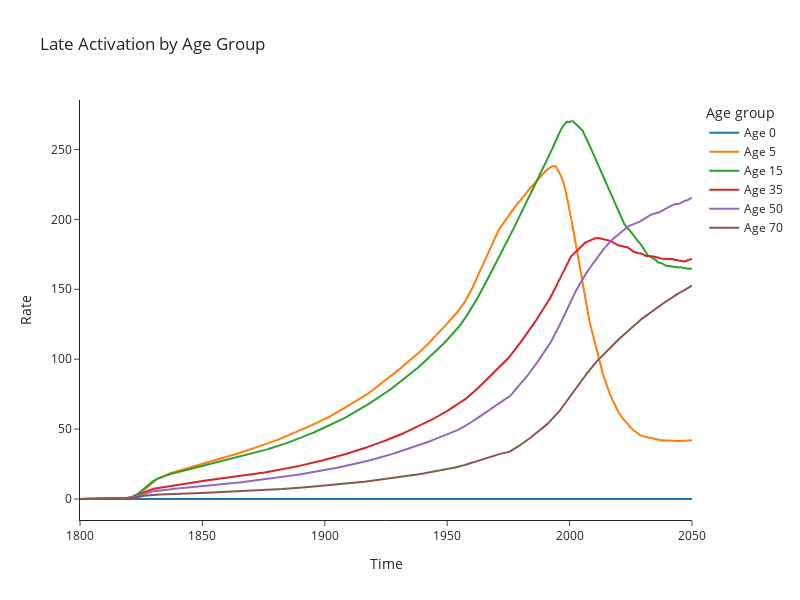

The notebook cell saved with this chart:
### Code cell
fig = go.Figure()

# Loop through all ages and add them to the same figure
[
    fig.add_trace(
        go.Scatter(
            x=base_quantiles[f"late_activation_age_{age}"].loc[:, 0.500].index,
            y=base_quantiles[f"late_activation_age_{age}"].loc[:, 0.500].values,
            mode='lines',
            name=f'Age {age}'
        )
    )
    for age in AGE_STRATA
]

fig.update_layout(
    title="Late Activation by Age Group",
    xaxis_title="Time",
    yaxis_title="Rate",
    legend_title="Age group",
    template="simple_white",
    width=800,
    height=600,
)

fig.show()

### Figure 1 — Plotly figure (JSON) as saved in the notebook; plotly's stock layout.template omitted (floating-point values rounded to 4 significant figures; data arrays with more than 128 entries replaced by an {"elided": "..."} marker saying what was removed)
{"data": [{"mode": "lines", "name": "Age 0", "type": "scatter", "x": {"elided": "2501 float values"}, "y": {"elided": "2501 float values"}}, {"mode": "lines", "name": "Age 5", "type": "scatter", "x": {"elided": "2501 float values"}, "y": {"elided": "2501 float values"}}, {"mode": "lines", "name": "Age 15", "type": "scatter", "x": {"elided": "2501 float values"}, "y": {"elided": "2501 float values"}}, {"mode": "lines", "name": "Age 35", "type": "scatter", "x": {"elided": "2501 float values"}, "y": {"elided": "2501 float values"}}, {"mode": "lines", "name": "Age 50", "type": "scatter", "x": {"elided": "2501 float values"}, "y": {"elided": "2501 float values"}}, {"mode": "lines", "name": "Age 70", "type": "scatter", "x": {"elided": "2501 float values"}, "y": {"elided": "2501 float values"}}], "layout": {"height": 600, "legend": {"title": {"text": "Age group"}}, "title": {"text": "Late Activation by Age Group"}, "width": 800, "xaxis": {"title": {"text": "Time"}}, "yaxis": {"title": {"text": "Rate"}}}}
